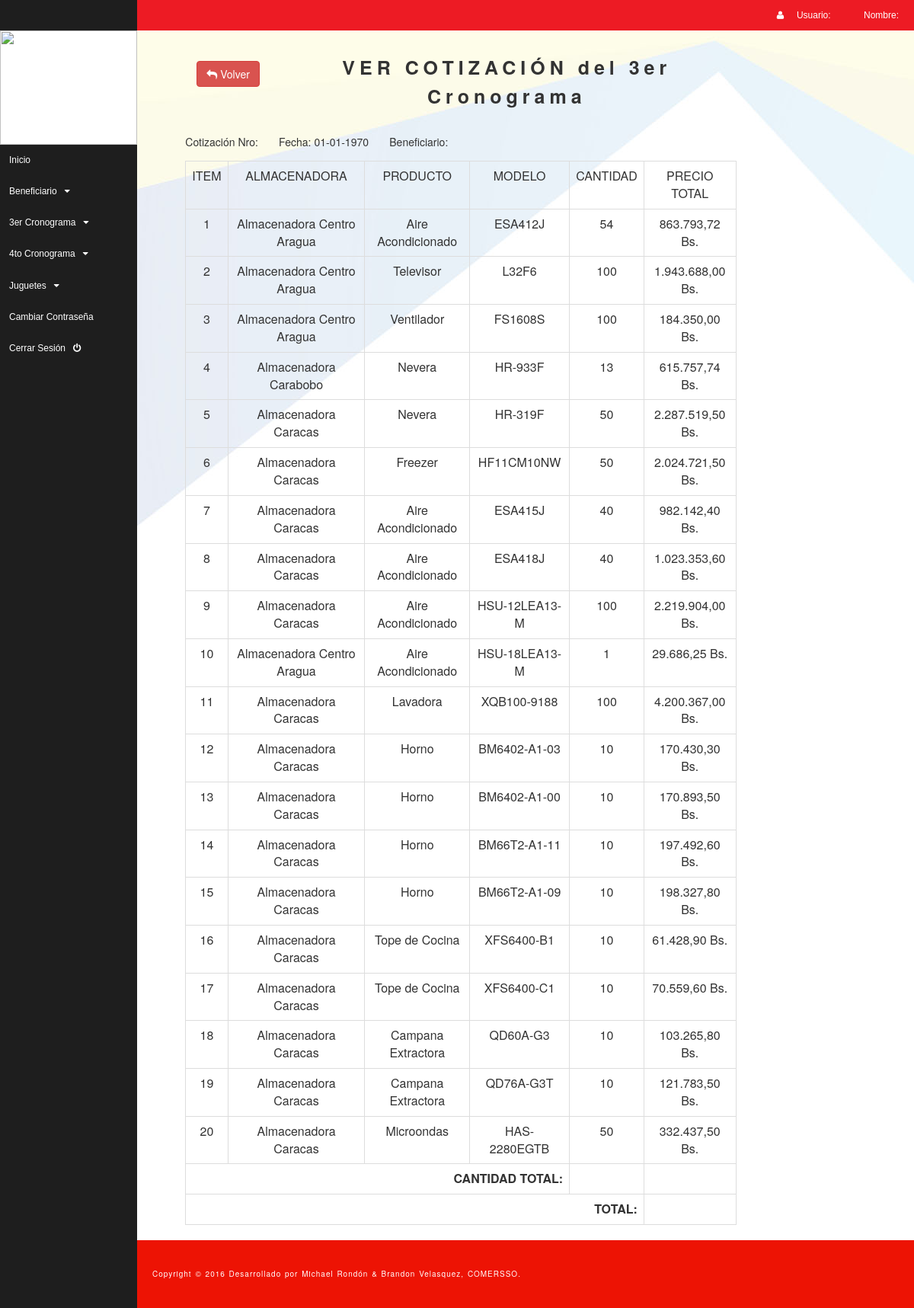
Screenshot of /html/3er_Cronograma/verCotizacion.php?id=5 with the database file from the repository.
### tables this page shows
CREATE TABLE `ordenes` (
  `id_ordenes` bigint(20) NOT NULL,
  `id_cotizacion` bigint(20) NOT NULL,
  `id_modelo` bigint(20) NOT NULL,
  `cantidad` int(11) NOT NULL,
  `precio_total` varchar(255) NOT NULL,
  `precio_num` double NOT NULL,
  `id_almacenadora` bigint(20) NOT NULL,
  `id_producto` bigint(20) NOT NULL,
  `despachado` int(11) NOT NULL DEFAULT '0'
);

CREATE TABLE `almacenadoras` (
  `id_almacenadora` int(11) NOT NULL,
  `nombre` varchar(255) NOT NULL
);

CREATE TABLE `productos` (
  `id_producto` bigint(20) NOT NULL,
  `producto` varchar(100) NOT NULL
);

CREATE TABLE `modelo` (
  `id_modelo` bigint(20) NOT NULL,
  `modelo` varchar(30) NOT NULL,
  `precio` double NOT NULL,
  `id_producto` bigint(20) NOT NULL
);

### core/models/classConexion.php (called while the page is built, shortened)
<?php
	class Conexion extends mysqli{
		public function rows($query){
			return mysqli_num_rows($query);
		}
		public function recorrer($query){
			return mysqli_fetch_array($query);
		}
	}
?>

### html/3er_Cronograma/verCotizacion.php (the view, shortened to what this page needs)
<?php
	include(HTML_DIR."overall/header.php");
	include(HTML_DIR."overall/menu.php");
	$db=new Conexion();
?>
<body>
	<div class="container-fluid fondo">
	    <div class="row" style="padding-left: 40px; padding-top: 80px; width: 100%;">
		    <div class="col-sm-12">
		        <div class="row">
		            <div class="col-sm-8 col-sm-offset-2" data-form-type="formoid">
		            	<div class="col-md-2">
							<a class="btn btn-danger" href="?view=3erCronograma&mode=allCotizacion"><i class="fa fa-reply" aria-hidden="true"></i> Volver</a>
						</div>
		                <div class="mbr-header mbr-header--center mbr-header--std-padding">
		                    <h2 class="mbr-header__text">VER COTIZACIÓN <?php echo $_cotizacion3er[$_GET['id']]['cotizacion'];?> del 3er Cronograma</h2>
		                </div>
			            <div class="form-group">
			                Cotización Nro: <?php echo $_cotizacion3er[$_GET['id']]['cotizacion'];?>
			                &nbsp;&nbsp;&nbsp;&nbsp;&nbsp;
			              	Fecha: <?php echo $fec=date("d-m-Y", strtotime($_cotizacion3er[$_GET['id']]['fecha']));?>
			               	&nbsp;&nbsp;&nbsp;&nbsp;&nbsp;
			               	Beneficiario: <?php echo $_beneficiario[$_cotizacion3er[$_GET['id']]['id_empresa']]['nombre'];?>
			            </div>
						<div class="form-group">
				            <table class="table table-bordered" id="mitabla">
								<tr>
									<td align="center">ITEM</td>
									<td align="center">ALMACENADORA</td>
									<td align="center">PRODUCTO</td>
									<td align="center">MODELO</td>
									<td align="center">CANTIDAD</td>
									<td align="center">PRECIO TOTAL</td>
								</tr>
								<?php
									$id=$_GET['id'];
									$sql=$db->query("SELECT o.id_ordenes, o.cantidad, o.precio_total, a.nombre, p.producto, m.modelo FROM ordenes o INNER JOIN almacenadoras a ON o.id_almacenadora=a.id_almacenadora INNER JOIN productos p ON o.id_producto=p.id_producto INNER JOIN modelo m ON o.id_modelo=m.id_modelo WHERE id_cotizacion=$id;");
									$contador=1;
									if($db->rows($sql)){
										while($data=$db->recorrer($sql)){
											?>
												<tr>
													<td align="center"><?php echo $contador;?></td>
													<td align="center"><?php echo $data[3];?></td>
													<td align="center"><?php echo $data[4];?></td>
													<td align="center"><?php echo $data[5];?></td>
													<td align="center"><?php echo $data[1];?></td>
													<td align="center"><?php echo $data[2];?></td>
												</tr>
											<?php
											$contador++;
										}
									}
								?>
								<tr>
									<td colspan='4' align='right' class='abajo izquierda'>
										<strong>CANTIDAD TOTAL:</strong>
									</td>
									<td align=center><?php echo $_cotizacion3er[$_GET['id']]['unidades_total'];?></td>
								</tr>
								<tr>
									<td colspan='5' align='right' class='izquierda'>
										<strong>TOTAL:</strong>
									</td>
									<td align=center><?php echo $_cotizacion3er[$_GET['id']]['total'];?></td>
								</tr>
							</table>
			            </div>
		            </div>
		        </div>
		    </div>
		</div>
    </div>
	<?php
		include(HTML_DIR."overall/footer.php");
	?>
</body>
</html>

### views/mobirise/css/style.css (style rules this page uses)
.mbr-header { margin-top: -20px; padding: 0; position: relative; text-align: left; top: 10px; }
.mbr-header--std-padding { padding-bottom: 41px; }
.mbr-header--center { text-align: center; }
.mbr-header__text { display: block; font-size: 25px; font-weight: bold; letter-spacing: 6px; line-height: 1.5em; margin: 0; }

### views/app/css/menu.css (style rules this page uses)
* { margin: 0; padding: 0; -webkit-box-sizing: border-box; -moz-box-sizing: border-box; box-sizing: border-box; }

### views/app/css/format.css (style rules this page uses)
.fondo { background: url("../images/fondo2.jpg"); }

### rows the page displays
ordenes: id_almacenadora.nombre "Almacenadora Centro Aragua", id_producto.producto "Aire Acondicionado", id_modelo.modelo "ESA412J", cantidad "54", precio_total "863.793,72 Bs."
ordenes: id_almacenadora.nombre "Almacenadora Centro Aragua", id_producto.producto "Televisor", id_modelo.modelo "L32F6", cantidad "100", precio_total "1.943.688,00 Bs."
ordenes: id_almacenadora.nombre "Almacenadora Centro Aragua", id_producto.producto "Ventilador", id_modelo.modelo "FS1608S", cantidad "100", precio_total "184.350,00 Bs."
ordenes: id_almacenadora.nombre "Almacenadora Carabobo", id_producto.producto "Nevera", id_modelo.modelo "HR-933F", cantidad "13", precio_total "615.757,74 Bs."
ordenes: id_almacenadora.nombre "Almacenadora Caracas", id_producto.producto "Nevera", id_modelo.modelo "HR-319F", cantidad "50", precio_total "2.287.519,50 Bs."
ordenes: id_almacenadora.nombre "Almacenadora Caracas", id_producto.producto "Freezer", id_modelo.modelo "HF11CM10NW", cantidad "50", precio_total "2.024.721,50 Bs."
ordenes: id_almacenadora.nombre "Almacenadora Caracas", id_producto.producto "Aire Acondicionado", id_modelo.modelo "ESA415J", cantidad "40", precio_total "982.142,40 Bs."
ordenes: id_almacenadora.nombre "Almacenadora Caracas", id_producto.producto "Aire Acondicionado", id_modelo.modelo "ESA418J", cantidad "40", precio_total "1.023.353,60 Bs."
ordenes: id_almacenadora.nombre "Almacenadora Caracas", id_producto.producto "Aire Acondicionado", id_modelo.modelo "HSU-12LEA13-M", cantidad "100", precio_total "2.219.904,00 Bs."
ordenes: id_almacenadora.nombre "Almacenadora Centro Aragua", id_producto.producto "Aire Acondicionado", id_modelo.modelo "HSU-18LEA13-M", cantidad "1", precio_total "29.686,25 Bs."
ordenes: id_almacenadora.nombre "Almacenadora Caracas", id_producto.producto "Lavadora", id_modelo.modelo "XQB100-9188", cantidad "100", precio_total "4.200.367,00 Bs."
ordenes: id_almacenadora.nombre "Almacenadora Caracas", id_producto.producto "Horno", id_modelo.modelo "BM6402-A1-03", cantidad "10", precio_total "170.430,30 Bs."
ordenes: id_almacenadora.nombre "Almacenadora Caracas", id_producto.producto "Horno", id_modelo.modelo "BM6402-A1-00", cantidad "10", precio_total "170.893,50 Bs."
ordenes: id_almacenadora.nombre "Almacenadora Caracas", id_producto.producto "Horno", id_modelo.modelo "BM66T2-A1-11", cantidad "10", precio_total "197.492,60 Bs."
ordenes: id_almacenadora.nombre "Almacenadora Caracas", id_producto.producto "Horno", id_modelo.modelo "BM66T2-A1-09", cantidad "10", precio_total "198.327,80 Bs."
ordenes: id_almacenadora.nombre "Almacenadora Caracas", id_producto.producto "Tope de Cocina", id_modelo.modelo "XFS6400-B1", cantidad "10", precio_total "61.428,90 Bs."
ordenes: id_almacenadora.nombre "Almacenadora Caracas", id_producto.producto "Tope de Cocina", id_modelo.modelo "XFS6400-C1", cantidad "10", precio_total "70.559,60 Bs."
ordenes: id_almacenadora.nombre "Almacenadora Caracas", id_producto.producto "Campana Extractora", id_modelo.modelo "QD60A-G3", cantidad "10", precio_total "103.265,80 Bs."
ordenes: id_almacenadora.nombre "Almacenadora Caracas", id_producto.producto "Campana Extractora", id_modelo.modelo "QD76A-G3T", cantidad "10", precio_total "121.783,50 Bs."
ordenes: id_almacenadora.nombre "Almacenadora Caracas", id_producto.producto "Microondas", id_modelo.modelo "HAS-2280EGTB", cantidad "50", precio_total "332.437,50 Bs."

### other values shown
$fec=date("d-m-Y", strtotime($_cotizacion3er[$_GET['id']]['fecha'])) "01-01-1970"
